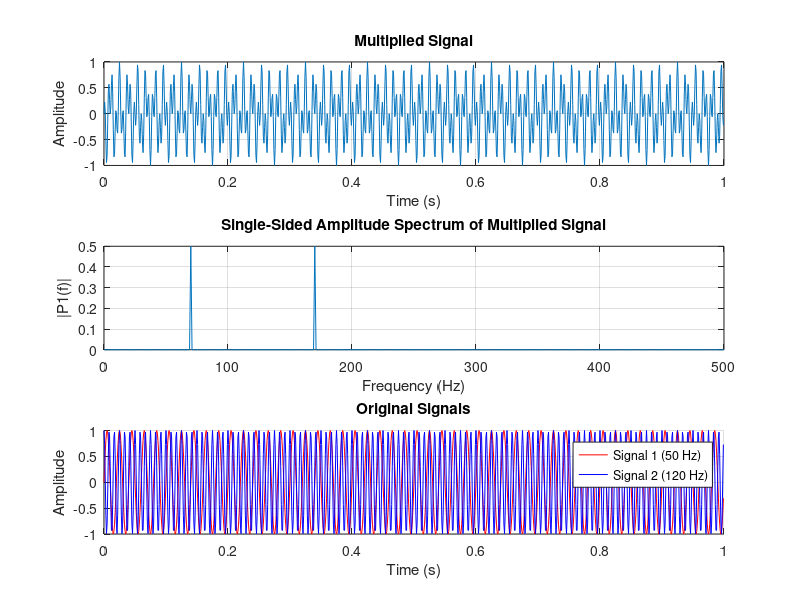

The MATLAB source for this figure: (Note: this script raises an error after producing the figure.)
% Define parameters
Fs = 1000; % Sampling frequency in Hz
t = 0:1/Fs:1-1/Fs; % Time vector for 1 second

% Create two signals
signal1 = sin(2*pi*50*t); % 50 Hz sine wave
signal2 = cos(2*pi*120*t); % 120 Hz cosine wave

% Multiply the two signals
multiplied_signal = signal1 .* signal2;

% Compute the FFT of the multiplied signal
N = length(multiplied_signal); % Length of the signal
Y = fft(multiplied_signal); % Compute FFT
Y = Y(1:N/2+1); % Take the positive frequencies
P2 = abs(Y/N); % Two-sided spectrum
P1 = P2; % Initialize single-sided spectrum
P1(2:end-1) = 2*P2(2:end-1); % Convert to single-sided spectrum

% Define frequency domain
f = Fs*(0:(N/2))/N; % Frequency vector

% Plot the original signals and the FFT result
figure;

% Plot the multiplied signal
subplot(3, 1, 1);
plot(t, multiplied_signal);
title('Multiplied Signal');
xlabel('Time (s)');
ylabel('Amplitude');
grid on;

% Plot the FFT result
subplot(3, 1, 2);
plot(f, P1);
title('Single-Sided Amplitude Spectrum of Multiplied Signal');
xlabel('Frequency (Hz)');
ylabel('|P1(f)|');
grid on;

% Plot the individual signals
subplot(3, 1, 3);
hold on;
plot(t, signal1, 'r', 'DisplayName', 'Signal 1 (50 Hz)');
plot(t, signal2, 'b', 'DisplayName', 'Signal 2 (120 Hz)');
title('Original Signals');
xlabel('Time (s)');
ylabel('Amplitude');
legend show;
grid on;

% Add a common title for the entire figure
sgtitle('FFT of Multiplied Signals');
